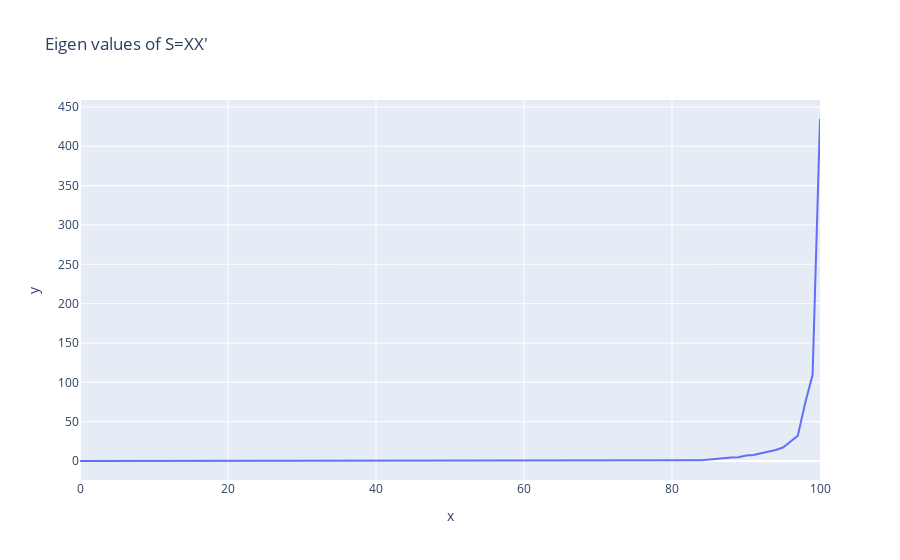

Notebook code for this chart:
### Markdown cell above
## MDS

### Code cell
S = X @ X.T
w, v = scipy.linalg.eigh(S)
w[w<0] = 1e-4
fig = ex.line(x=np.arange(len(w)), y=w, title="Eigen values of S=XX'")
fig.show()

### Figure 1 — Plotly figure (JSON) as saved in the notebook; plotly's stock layout.template omitted (floating-point values rounded to 4 significant figures)
{"data": [{"hovertemplate": "x=%{x}<br>y=%{y}<extra></extra>", "legendgroup": "", "line": {"color": "#636efa", "dash": "solid"}, "mode": "lines", "name": "", "orientation": "v", "showlegend": false, "type": "scatter", "x": [0, 1, 2, 3, 4, 5, 6, 7, 8, 9, 10, 11, 12, 13, 14, 15, 16, 17, 18, 19, 20, 21, 22, 23, 24, 25, 26, 27, 28, 29, 30, 31, 32, 33, 34, 35, 36, 37, 38, 39, 40, 41, 42, 43, 44, 45, 46, 47, 48, 49, 50, 51, 52, 53, 54, 55, 56, 57, 58, 59, 60, 61, 62, 63, 64, 65, 66, 67, 68, 69, 70, 71, 72, 73, 74, 75, 76, 77, 78, 79, 80, 81, 82, 83, 84, 85, 86, 87, 88, 89, 90, 91, 92, 93, 94, 95, 96, 97, 98, 99, 100], "xaxis": "x", "y": [0.0001, 0.0001, 0.0001, 0.0001, 0.0001, 0.0001, 0.0001, 0.0001, 0.0001, 0.0001, 0.0001, 0.0001, 0.0001, 0.0001, 0.0001, 0.0001, 0.0001, 0.0001, 0.0001, 0.0001, 0.0001, 0.0001, 0.0001, 0.0001, 0.0001, 0.0001, 0.0001, 0.0001, 0.0001, 0.0001, 0.0001, 0.0001, 0.0001, 0.0001, 7.084e-09, 7.507e-09, 8.137e-09, 1.468e-08, 1.806e-08, 1.853e-08, 1.969e-08, 2.369e-08, 2.606e-08, 2.762e-08, 2.979e-08, 3.377e-08, 3.475e-08, 3.582e-08, 3.863e-08, 5.372e-08, 7.961e-08, 8.259e-08, 8.366e-08, 8.626e-08, 8.828e-08, 1.006e-07, 1.101e-07, 1.121e-07, 1.26e-07, 1.426e-07, 1.549e-07, 1.792e-07, 2.048e-07, 2.266e-07, 2.527e-07, 2.588e-07, 2.642e-07, 3.028e-07, 3.134e-07, 3.223e-07, 3.466e-07, 3.506e-07, 3.637e-07, 4.523e-07, 4.869e-07, 5.314e-07, 1.778e-06, 3.592e-06, 8.537e-06, 1.111e-05, 1.355e-05, 0.1732, 0.4887, 0.9285, 1.045, 2.014, 2.204, 3.736, 4.493, 4.664, 6.881, 7.739, 9.657, 11.6, 14.06, 17.1, 24.15, 32.04, 73.8, 109.5, 434.7], "yaxis": "y"}], "layout": {"legend": {"tracegroupgap": 0}, "title": {"text": "Eigen values of S=XX'"}, "xaxis": {"anchor": "y", "domain": [0, 1], "title": {"text": "x"}}, "yaxis": {"anchor": "x", "domain": [0, 1], "title": {"text": "y"}}}}
